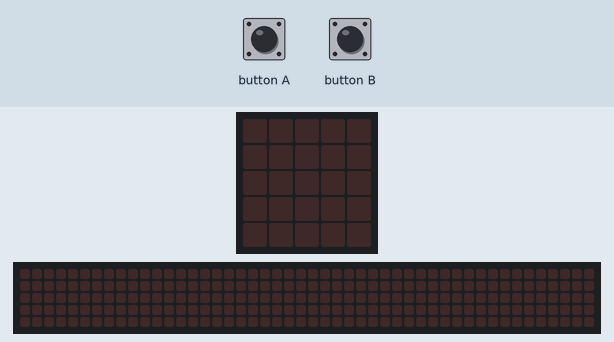
The program below on a simulated BBC micro:bit (MakeCode). On the bench: the board's 5×5 LED display, a strip that is not on the board, showing the scrolling text unrolled. The inputs (shaded band) are chosen by the test bench. The 48×5 strip is a reading aid, not a part: it shows the text the display is scrolling, unrolled, one strip-width of it at a time.

Above: at 1.2 s.
1.3 s: button B pressed for 0.15 s
At 1.52 s:
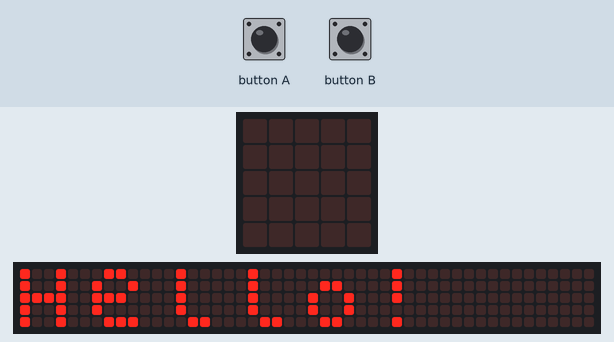
4.3 s: button A pressed for 0.15 s
7.4 s: button B pressed for 0.15 s
At 7.97 s:
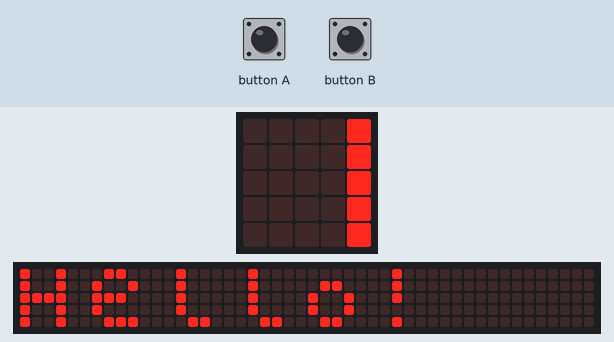
15.5 s: button B pressed for 0.15 s
At 15.72 s:
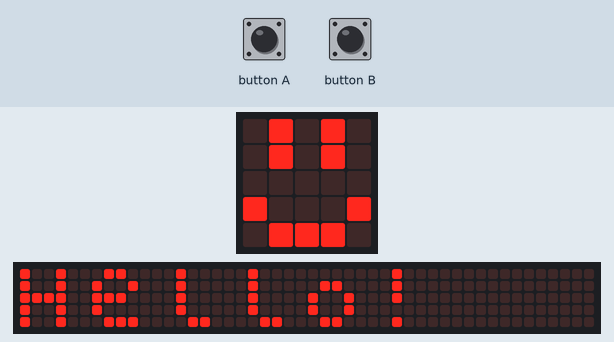

The program:

main.ts
```typescript
input.onButtonPressed(Button.A, function () {
    basic.showLeds(`
        . # . # .
        . # . # .
        . . . . .
        # . . . #
        . # # # .
        `)
})
input.onButtonPressed(Button.B, function () {
    basic.showString("Hello!")
})
```

test.ts
```typescript
// här hamnar tester och detta kompileras inte när det här paketet används som ett tillägg.
```

Measured:
- after the input at 1.3 s, the display: changes after 0.15 s (image 1)
- after the input at 15.5 s, the display: changes after 0.15 s (image 3)
